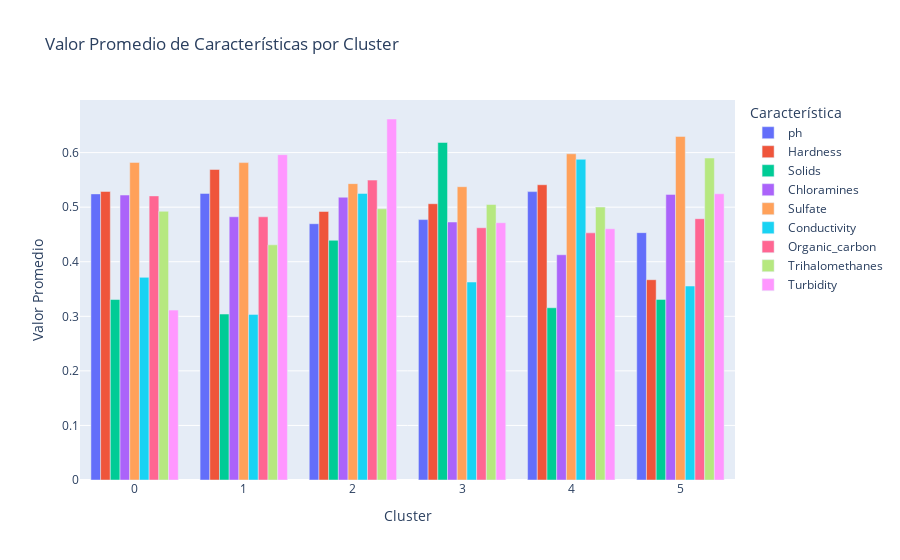

This figure's notebook cell:
### Code cell
# y en un solo grafico
cluster_means_long = cluster_means2.reset_index().melt(id_vars='cluster', var_name='Feature', value_name='Valor Promedio') # Convertir el DataFrame de valores promedio por cluster a formato largo (long format)
fig = px.bar(cluster_means_long, x='cluster', y='Valor Promedio', color='Feature', barmode='group',
             labels={'cluster': 'Cluster', 'Valor Promedio': 'Valor Promedio', 'Feature': 'Característica'},
             title='Valor Promedio de Características por Cluster')
fig.show()

### Figure 1 — Plotly figure (JSON) as saved in the notebook; plotly's stock layout.template omitted (floating-point values rounded to 4 significant figures)
{"data": [{"alignmentgroup": "True", "hovertemplate": "Característica=ph<br>Cluster=%{x}<br>Valor Promedio=%{y}<extra></extra>", "legendgroup": "ph", "marker": {"color": "#636efa", "pattern": {"shape": ""}}, "name": "ph", "offsetgroup": "ph", "orientation": "v", "showlegend": true, "textposition": "auto", "type": "bar", "x": [0, 1, 2, 3, 4, 5], "xaxis": "x", "y": [0.5243, 0.5252, 0.4697, 0.4772, 0.5285, 0.4533], "yaxis": "y"}, {"alignmentgroup": "True", "hovertemplate": "Característica=Hardness<br>Cluster=%{x}<br>Valor Promedio=%{y}<extra></extra>", "legendgroup": "Hardness", "marker": {"color": "#EF553B", "pattern": {"shape": ""}}, "name": "Hardness", "offsetgroup": "Hardness", "orientation": "v", "showlegend": true, "textposition": "auto", "type": "bar", "x": [0, 1, 2, 3, 4, 5], "xaxis": "x", "y": [0.5288, 0.5691, 0.4921, 0.5064, 0.5411, 0.3671], "yaxis": "y"}, {"alignmentgroup": "True", "hovertemplate": "Característica=Solids<br>Cluster=%{x}<br>Valor Promedio=%{y}<extra></extra>", "legendgroup": "Solids", "marker": {"color": "#00cc96", "pattern": {"shape": ""}}, "name": "Solids", "offsetgroup": "Solids", "orientation": "v", "showlegend": true, "textposition": "auto", "type": "bar", "x": [0, 1, 2, 3, 4, 5], "xaxis": "x", "y": [0.3307, 0.3041, 0.4393, 0.6186, 0.3157, 0.331], "yaxis": "y"}, {"alignmentgroup": "True", "hovertemplate": "Característica=Chloramines<br>Cluster=%{x}<br>Valor Promedio=%{y}<extra></extra>", "legendgroup": "Chloramines", "marker": {"color": "#ab63fa", "pattern": {"shape": ""}}, "name": "Chloramines", "offsetgroup": "Chloramines", "orientation": "v", "showlegend": true, "textposition": "auto", "type": "bar", "x": [0, 1, 2, 3, 4, 5], "xaxis": "x", "y": [0.5222, 0.4824, 0.5182, 0.4728, 0.4128, 0.5234], "yaxis": "y"}, {"alignmentgroup": "True", "hovertemplate": "Característica=Sulfate<br>Cluster=%{x}<br>Valor Promedio=%{y}<extra></extra>", "legendgroup": "Sulfate", "marker": {"color": "#FFA15A", "pattern": {"shape": ""}}, "name": "Sulfate", "offsetgroup": "Sulfate", "orientation": "v", "showlegend": true, "textposition": "auto", "type": "bar", "x": [0, 1, 2, 3, 4, 5], "xaxis": "x", "y": [0.5821, 0.5817, 0.5431, 0.5375, 0.5978, 0.6297], "yaxis": "y"}, {"alignmentgroup": "True", "hovertemplate": "Característica=Conductivity<br>Cluster=%{x}<br>Valor Promedio=%{y}<extra></extra>", "legendgroup": "Conductivity", "marker": {"color": "#19d3f3", "pattern": {"shape": ""}}, "name": "Conductivity", "offsetgroup": "Conductivity", "orientation": "v", "showlegend": true, "textposition": "auto", "type": "bar", "x": [0, 1, 2, 3, 4, 5], "xaxis": "x", "y": [0.3714, 0.3035, 0.5252, 0.3628, 0.5878, 0.3555], "yaxis": "y"}, {"alignmentgroup": "True", "hovertemplate": "Característica=Organic_carbon<br>Cluster=%{x}<br>Valor Promedio=%{y}<extra></extra>", "legendgroup": "Organic_carbon", "marker": {"color": "#FF6692", "pattern": {"shape": ""}}, "name": "Organic_carbon", "offsetgroup": "Organic_carbon", "orientation": "v", "showlegend": true, "textposition": "auto", "type": "bar", "x": [0, 1, 2, 3, 4, 5], "xaxis": "x", "y": [0.5207, 0.4824, 0.5496, 0.4623, 0.4529, 0.479], "yaxis": "y"}, {"alignmentgroup": "True", "hovertemplate": "Característica=Trihalomethanes<br>Cluster=%{x}<br>Valor Promedio=%{y}<extra></extra>", "legendgroup": "Trihalomethanes", "marker": {"color": "#B6E880", "pattern": {"shape": ""}}, "name": "Trihalomethanes", "offsetgroup": "Trihalomethanes", "orientation": "v", "showlegend": true, "textposition": "auto", "type": "bar", "x": [0, 1, 2, 3, 4, 5], "xaxis": "x", "y": [0.4925, 0.431, 0.497, 0.5049, 0.5002, 0.5901], "yaxis": "y"}, {"alignmentgroup": "True", "hovertemplate": "Característica=Turbidity<br>Cluster=%{x}<br>Valor Promedio=%{y}<extra></extra>", "legendgroup": "Turbidity", "marker": {"color": "#FF97FF", "pattern": {"shape": ""}}, "name": "Turbidity", "offsetgroup": "Turbidity", "orientation": "v", "showlegend": true, "textposition": "auto", "type": "bar", "x": [0, 1, 2, 3, 4, 5], "xaxis": "x", "y": [0.3114, 0.5962, 0.6616, 0.4714, 0.4604, 0.5246], "yaxis": "y"}], "layout": {"barmode": "group", "legend": {"title": {"text": "Característica"}, "tracegroupgap": 0}, "title": {"text": "Valor Promedio de Características por Cluster"}, "xaxis": {"anchor": "y", "domain": [0, 1], "title": {"text": "Cluster"}}, "yaxis": {"anchor": "x", "domain": [0, 1], "title": {"text": "Valor Promedio"}}}}
